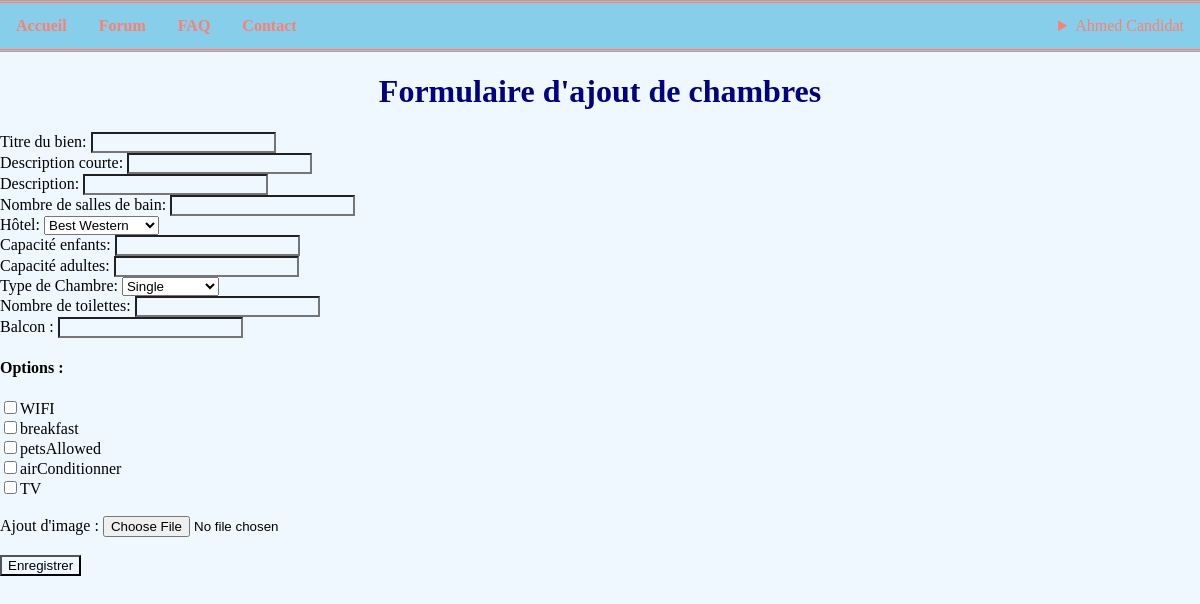
Page /?section=addroom (signed in) on the committed database.
### tables this page shows
CREATE TABLE IF NOT EXISTS `user` (
  `userId` int(11) NOT NULL AUTO_INCREMENT,
  `firstName` varchar(50) NOT NULL,
  `lastName` varchar(50) NOT NULL,
  `email` varchar(50) NOT NULL,
  `country` varchar(50) NOT NULL,
  `phone` varchar(20) NOT NULL,
  `password` varchar(50) NOT NULL,
  `roleId` int(11) NOT NULL,
  PRIMARY KEY (`userId`),
  FOREIGN KEY (`roleId`) REFERENCES `role`(`roleId`)
);

CREATE TABLE IF NOT EXISTS `option` (
  `optionId` int(11) NOT NULL AUTO_INCREMENT,
  `optionName` varchar(50) NOT NULL,
  `optionPrice` decimal(10,2) NOT NULL,
  `isPossible` tinyint(1) NOT NULL,
  PRIMARY KEY (`optionId`)
);

### Controllers/navigation.php (called while the page is built, shortened)
<?php
require_once('Models/User.php');
$client = false;
$admin = false;
if(isset($_SESSION["login"]) && isset($_SESSION["roleId"])){
    $login = $_SESSION["login"];
    $roleId = $_SESSION["roleId"];
    $dbUser = $user->getById($login);
    $userName = $dbUser["firstName"] . " " . $dbUser["lastName"];
    if($roleId == 1){
        $client = true;
    }
    else if($roleId == 2){
        $admin = true;
    }
}
require_once('Views/Pages/navigation.php')
?>

### Models/User.php (called while the page is built, shortened)
<?php
class User extends Connection{
    public function getById ($id){
		$pdo = $this->dbConnection();
		$stmt = $pdo->prepare("SELECT * FROM USER WHERE userId=?");
        $stmt->execute([$id]);
        return $user = $stmt->fetch();
    }
 }
?>

### Models/Room.php (called while the page is built, shortened)
<?php
class Room extends Connection{
	public function getHostels(){
		$pdo = $this->dbConnection();
		$stmt = $pdo -> prepare("SELECT * FROM hostel ORDER BY hostelId");
		$stmt->execute([]);
		return $review = $stmt->fetchAll(PDO::FETCH_ASSOC);
	}
	public function getHostel($hostelId){
		$pdo = $this->dbConnection();
		$stmt = $pdo->prepare("SELECT * FROM hostel WHERE hostelId=?");
		$stmt->execute([$hostelId]);
		return $review = $stmt->fetch();
	}
	public function getRoomTypes(){
		$pdo = $this->dbConnection();
		$stmt = $pdo -> prepare("SELECT * FROM room_type ORDER BY roomTypeId");
		$stmt->execute([]);
		return $review = $stmt->fetchAll(PDO::FETCH_ASSOC);
	}
	public function getOptions(){
		$pdo = $this->dbConnection();
		$stmt = $pdo -> prepare("SELECT * FROM `option` ORDER BY optionId");
		$stmt->execute([]);
		return $review = $stmt->fetchAll(PDO::FETCH_ASSOC);
	}
}
?>

### Controllers/Admin/RoomsControllers/add.php (the view, shortened to what this page needs)
<?php
require_once("Models/Room.php");
$hostelsOptions="";
$allHostels = $con->getHostels();
foreach ($allHostels as $eachHostel) {
	$hostelsOptions.= "<option value=". $con->getHostel($eachHostel['hostelId'])['hostelId'] .">". $con->getHostel($eachHostel['hostelId'])['hostelName'] . "</option>";
}
$roomTypes = $con->getRoomTypes();
$roomResult = "";
foreach ($roomTypes as $eachRoomType) {
	$roomResult.= "<option value=". $eachRoomType["roomTypeId"] .">". $eachRoomType["roomTypeName"] . "</option>";
}
$roomOptions = $con->getOptions();
$optionResult="";
foreach ($roomOptions as $eachOption) {
	$optionResult.= "<input type='checkbox' name=". $eachOption["optionName"] . "value=". $eachOption["optionName"]. "><label>".$eachOption["optionName"]."</label><br>";
}
?>

### Views/Pages/navigation.php (shortened to what this page needs)
<nav id="navigation">
	<ul class="menu">
		<li class="navigation"><a href=".">Accueil</a></li>
		<li class="navigation"><a href="?section=forum">Forum</a></li>
		<li class="navigation"><a href="?section=faq">FAQ</a></li>
		<li class="navigation"><a href="?section=contact">Contact</a></li>
		<?php
		if($client){
			?>
			<li id="profil">
				<details>
					<summary><?= $userName ?></summary>
					<li><a href="?section=profil">Profil</a></li>
					<li><a href="?section=historique">Historique</a></li>
					<li><a href="?section=deconnexion">Déconnexion</a></li>
				</details>
			</li>
			<?php
		}
		else if($admin){
			?>
			<li id="profil">
				<details>
					<summary><?= $userName ?></summary>
				</details>
			</li>
			<?php
		}
		else{
			?>
			<li class="login navigation" ><a href="?section=login">Login</a></li>
			<?php
		}
		?>
	</ul>
</nav>

### Contents/style.css (style rules this page uses)
body { margin: 0; background-color: aliceblue; }
.menu { list-style-type: none; margin: 0; padding: 0; overflow: hidden; background-color: skyblue; color: salmon; border-top: 3px double salmon; border-bottom: 3px double salmon; }
.navigation { float: left; margin: 0; }
.navigation a { display: block; color: black; text-align: center; padding: 14px 16px; text-decoration: none; color: salmon; font-weight: bold; }
#profil { float: right; padding: 14px 16px; }
a { color: salmon; text-decoration: none; }
input { background-color: aliceblue; }

### rows in the picture
user: userName "Ahmed Candidat"
option: optionName "WIFI"
option: optionName "breakfast"
option: optionName "petsAllowed"
option: optionName "airConditionner"
option: optionName "TV"

### other values in the picture
form field hotelSelect "Best Western"
form field roomType "Single"
